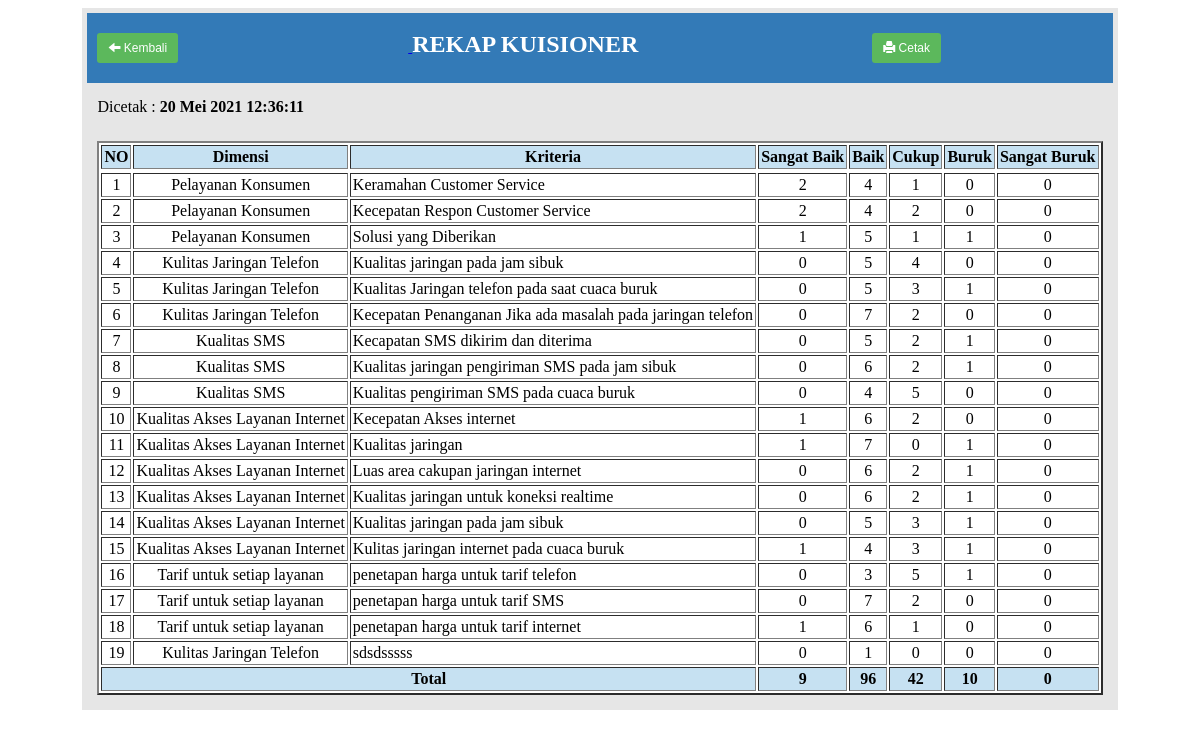
Screenshot of /adminweb/modul/mod_report/all_responden.php with the database file from the repository.
### tables this page shows
CREATE TABLE IF NOT EXISTS `tdescription` (
  `descriptionId` int(11) NOT NULL AUTO_INCREMENT,
  `description` text NOT NULL,
  `groupId` int(11) NOT NULL,
  `CreatedDate` datetime NOT NULL,
  `CreatedUser` int(11) NOT NULL,
  `ModifiedDate` datetime NOT NULL,
  `ModifiedUser` int(11) NOT NULL,
  PRIMARY KEY (`descriptionId`),
  KEY `groupId` (`groupId`)
);

CREATE TABLE IF NOT EXISTS `tgroup` (
  `groupId` int(11) NOT NULL AUTO_INCREMENT,
  `groupName` varchar(255) NOT NULL,
  `CreatedDate` datetime NOT NULL,
  `CreatedUser` int(11) NOT NULL,
  `ModifiedDate` datetime NOT NULL,
  `ModifiedUser` int(11) NOT NULL,
  PRIMARY KEY (`groupId`),
  KEY `CreatedUser` (`CreatedUser`,`ModifiedUser`),
  KEY `CreatedUser_2` (`CreatedUser`)
);

### fungsi/fungsi_indotgl.php (called while the page is built, shortened)
<?php
	function tgl_indo($tgl){
			$tanggal = substr($tgl,8,2);
			$bulan = getBulan(substr($tgl,5,2));
			$tahun = substr($tgl,0,4);
			return $tanggal.' '.$bulan.' '.$tahun;
	}
	function getBulan($bln){
				switch ($bln){
					case 5:
						return "Mei";
						break;
				}
			}
?>

### adminweb/modul/mod_report/all_responden.php (the view, shortened to what this page needs)
<?php
include "../../../koneksi.php";
include "../../../fungsi/fungsi_indotgl.php";
$hasil = mysqli_query($hore,"SELECT * FROM tdescription left join tgroup on tgroup.groupId = tdescription.groupId");
$date = date('Y-m-d');
$time = date('H:i:s');
$dateIndo = tgl_indo($date);
echo "<center><table border=0 cellpadding=10 cellspacing=5 bgcolor= #e6e6e6>
		<tr >
			<td colspan='8'  bgcolor=#337ab7 style='border: none ;color:white;'>
			<a href='../../master.php?module=hasil&sub=laporan'>
			<button style='margin-right:230px;' class='btn'><span class='glyphicon glyphicon-arrow-left'></span> Kembali</button>
			</a>
			<b><font size=5>REKAP KUISIONER</font></b>
			<a href='exportExcel.php'>
			<button style='margin-left:230px;' class='btn'><span class='glyphicon glyphicon-print'></span> Cetak</button></a>
			</td>
		</tr>
		<tr>
			<td colspan=2>Dicetak : <b>$dateIndo $time</b></td>
		</tr>
		<tr>
			<td>
				<table cellpadding=2 border=2 bgcolor='#fff'>
					<tr>
					<td bgcolor=#c6e1f2 align=center><b>NO</b></td>
					<td bgcolor=#c6e1f2 align=center><b>Dimensi</b></td>
					<td bgcolor=#c6e1f2 align=center><b>Kriteria</b></td>
					<td bgcolor=#c6e1f2 align=center><b>Sangat Baik</b></td>
					<td bgcolor=#c6e1f2 align=center><b>Baik</b></td>
					<td bgcolor=#c6e1f2 align=center><b>Cukup</b></td>
					<td bgcolor=#c6e1f2 align=center><b>Buruk</b></td>
					<td bgcolor=#c6e1f2 align=center><b>Sangat Buruk</b></td>
					<tr>
		";
$no = 1;
while ($data = mysqli_fetch_array($hasil)){
	$descriptionId = $data[descriptionId];
	$sql = mysqli_query($hore,"SELECT SUM(jawabanA) As TotalA,
						SUM(jawabanB) As TotalB,
						SUM(jawabanC) As TotalC,
						SUM(jawabanD) As TotalD,
						SUM(jawabanE) As TotalE
						FROM tanswer WHERE descriptionId = '$descriptionId'");
	while($oke = mysqli_fetch_array($sql)){
		echo "<tr valign=top>
			<td align='center'>$no</td>
			<td align='center'>$data[groupName]</td>
			<td >$data[description]</td>
			<td align='center'>$oke[TotalA]</td>
			<td align='center'>$oke[TotalB]</td>
			<td align='center'>$oke[TotalC]</td>
			<td align='center'>$oke[TotalD]</td>
			<td align='center'>$oke[TotalE]</td>
		  </tr>";
		$no++;
	}
}
$data_count = mysqli_fetch_array(mysqli_query($hore,"SELECT SUM(jawabanA) As TotalA,
						SUM(jawabanB) As TotalB,
						SUM(jawabanC) As TotalC,
						SUM(jawabanD) As TotalD,
						SUM(jawabanE) As TotalE
						FROM tanswer"));
echo "<tr align='center'>
		<td bgcolor=#c6e1f2 colspan='3'><b>Total</b></td>
		<td bgcolor=#c6e1f2><b>$data_count[TotalA]</b></td>
		<td bgcolor=#c6e1f2><b>$data_count[TotalB]</b></td>
		<td bgcolor=#c6e1f2><b>$data_count[TotalC]</b></td>
		<td bgcolor=#c6e1f2><b>$data_count[TotalD]</b></td>
		<td bgcolor=#c6e1f2><b>$data_count[TotalE]</b></td>
		</tr>
	</table>
	</td>
	</tr>
	</table>
	<center>";
?>

### adminweb/modul/mod_report/all_responden.php (style rules this page uses)
.btn { display: inline-block; padding: 6px 12px; font-size: 14px; font-weight: normal; line-height: 1.42857143; text-align: center; white-space: nowrap; vertical-align: middle; -ms-touch-action: manipulation; touch-action: manipulation; cursor: pointer; -webkit-user-select: none; -moz-user-select: none; -ms-user-select: none; user-select: none; background-image: none; border: 1px solid transparent; border-radius: 4px; background-color: #5cb85c; padding: 5px 10px; font-size: 12px; line-height: 1.5; border-radius: 3px; margin-top:10px; margin-bottom: 10px; color: white; }
.glyphicon { position: relative; top: 1px; display: inline-block; font-family: 'Glyphicons Halflings'; font-style: normal; font-weight: normal; line-height: 1; -webkit-font-smoothing: antialiased; -moz-osx-font-smoothing: grayscale; }
.glyphicon-print:before { content: "\e045"; }
.glyphicon-arrow-left:before { content: "\e091"; }

### rows the page displays
tdescription: groupId.groupName "Pelayanan Konsumen", description "Keramahan Customer Service", oke "2", oke "4", oke "1", oke "0"
tdescription: groupId.groupName "Pelayanan Konsumen", description "Kecepatan Respon Customer Service", oke "2", oke "4", oke "0"
tdescription: groupId.groupName "Pelayanan Konsumen", description "Solusi yang Diberikan", oke "1", oke "5", oke "0"
tdescription: groupId.groupName "Kulitas Jaringan Telefon", description "Kualitas jaringan pada jam sibuk", oke "0", oke "5", oke "4"
tdescription: groupId.groupName "Kulitas Jaringan Telefon", description "Kualitas Jaringan telefon pada saat cuaca buruk", oke "0", oke "5", oke "3", oke "1"
tdescription: groupId.groupName "Kulitas Jaringan Telefon", description "Kecepatan Penanganan Jika ada masalah pada jaringan telefon", oke "0", oke "7", oke "2"
tdescription: groupId.groupName "Kualitas SMS", description "Kecapatan SMS dikirim dan diterima", oke "0", oke "5", oke "2", oke "1"
tdescription: groupId.groupName "Kualitas SMS", description "Kualitas jaringan pengiriman SMS pada jam sibuk", oke "0", oke "6", oke "2", oke "1"
tdescription: groupId.groupName "Kualitas SMS", description "Kualitas pengiriman SMS pada cuaca buruk", oke "0", oke "4", oke "5"
tdescription: groupId.groupName "Kualitas Akses Layanan Internet", description "Kecepatan Akses internet", oke "1", oke "6", oke "2", oke "0"
tdescription: groupId.groupName "Kualitas Akses Layanan Internet", description "Kualitas jaringan", oke "1", oke "7", oke "0"
tdescription: groupId.groupName "Kualitas Akses Layanan Internet", description "Luas area cakupan jaringan internet", oke "0", oke "6", oke "2", oke "1"
tdescription: groupId.groupName "Kualitas Akses Layanan Internet", description "Kualitas jaringan untuk koneksi realtime", oke "0", oke "6", oke "2", oke "1"
tdescription: groupId.groupName "Kualitas Akses Layanan Internet", description "Kualitas jaringan pada jam sibuk", oke "0", oke "5", oke "3", oke "1"
tdescription: groupId.groupName "Kualitas Akses Layanan Internet", description "Kulitas jaringan internet pada cuaca buruk", oke "1", oke "4", oke "3", oke "0"
tdescription: groupId.groupName "Tarif untuk setiap layanan", description "penetapan harga untuk tarif telefon", oke "0", oke "3", oke "5", oke "1"
tdescription: groupId.groupName "Tarif untuk setiap layanan", description "penetapan harga untuk tarif SMS", oke "0", oke "7", oke "2"
tdescription: groupId.groupName "Tarif untuk setiap layanan", description "penetapan harga untuk tarif internet", oke "1", oke "6", oke "0"
tdescription: groupId.groupName "Kulitas Jaringan Telefon", description "sdsdsssss", oke "0", oke "1"

### other values shown
$dateIndo "20 Mei 2021"
$data_count[TotalA] "9"
$data_count[TotalB] "96"
$data_count[TotalC] "42"
$data_count[TotalD] "10"
$data_count[TotalE] "0"
